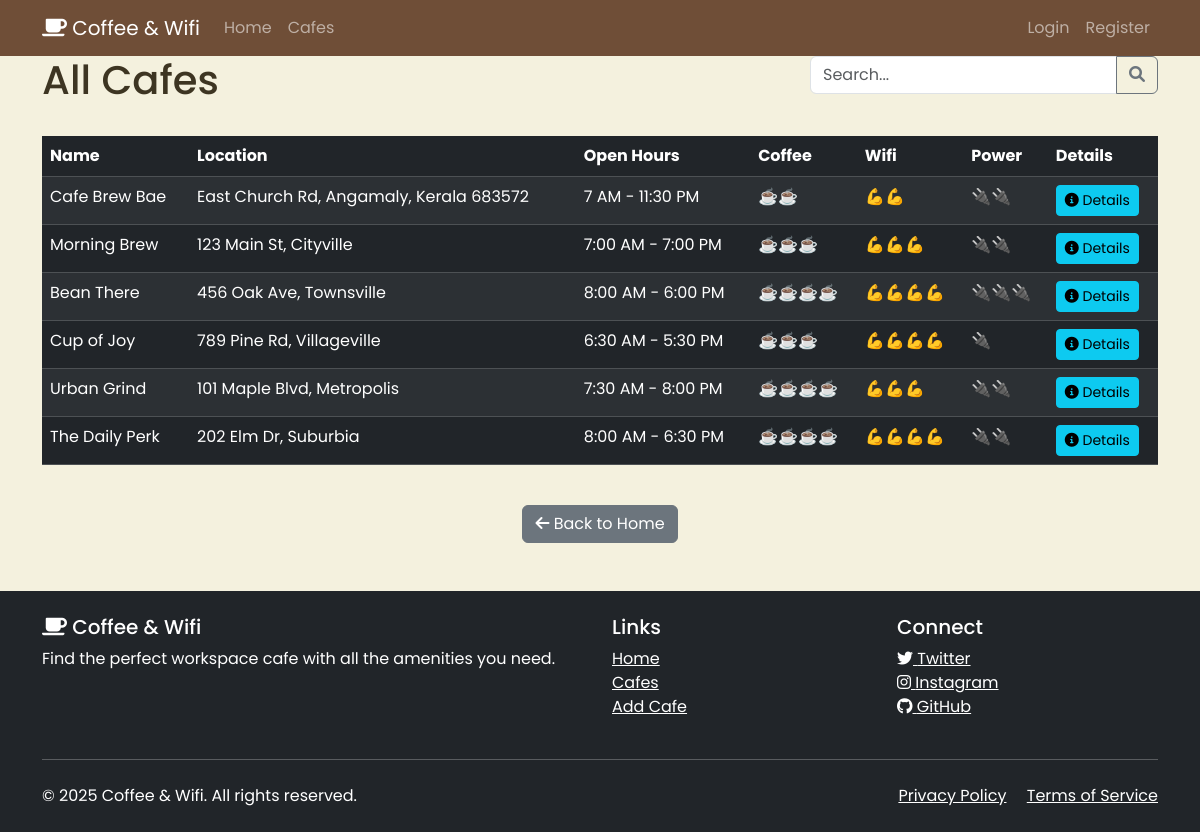
Screenshot of /cafes with the database file from the repository.
### main.py (models this page shows, shortened)
class Cafe(db.Model):
    __tablename__ = "cafes"
    id = db.Column(db.Integer, primary_key=True)
    name = db.Column(db.String(250), unique=True, nullable=False)
    location = db.Column(db.String(500), nullable=False)
    map_url = db.Column(db.String(500), nullable=False)
    open_time = db.Column(db.String(250), nullable=False)
    close_time = db.Column(db.String(250), nullable=False)
    coffee_rating = db.Column(db.String(250), nullable=False)
    wifi_rating = db.Column(db.String(250), nullable=False)
    power_rating = db.Column(db.String(250), nullable=False)
    seats = db.Column(db.String(250))
    can_take_calls = db.Column(db.Boolean, default=False)
    restroom = db.Column(db.Boolean, default=False)
    reviews = db.relationship("Review", back_populates="cafe")

### main.py (the view)
@app.route('/cafes')
def cafes():
    all_cafes = Cafe.query.all()
    return render_template('cafes.html', cafes=all_cafes, logged_in=current_user.is_authenticated)

### templates/cafes.html (shortened to what this page needs)
{% extends 'base.html' %}
{% block content %}
<div class="container">
    <div class="row mb-4">
        <div class="col-md-8">
            <h1>All Cafes</h1>
        </div>
        <div class="col-md-4 text-end">
            <form class="d-inline-block ms-2" action="{{ url_for('cafes') }}" method="GET">
                <div class="input-group">
                    <input type="text" class="form-control" placeholder="Search..." name="q" value="{{ request.args.get('q', '') }}">
                    <button class="btn btn-outline-secondary" type="submit">
                        <i class="fas fa-search"></i>
                    </button>
                </div>
            </form>
        </div>
    </div>
    <div class="row">
        <div class="col-12">
            <div class="table-responsive">
                <table class="table table-dark table-striped table-hover">
                    <thead>
                        <tr>
                            <th>Name</th>
                            <th>Location</th>
                            <th>Open Hours</th>
                            <th>Coffee</th>
                            <th>Wifi</th>
                            <th>Power</th>
                            <th>Details</th>
                        </tr>
                    </thead>
                    <tbody>
                        {% for cafe in cafes %}
                        <tr>
                            <td>{{ cafe.name }}</td>
                            <td>{{ cafe.location }}</td>
                            <td>{{ cafe.open_time }} - {{ cafe.close_time }}</td>
                            <td>{{ cafe.coffee_rating }}</td>
                            <td>{{ cafe.wifi_rating }}</td>
                            <td>{{ cafe.power_rating }}</td>
                            <td>
                                <a href="{{ url_for('show_cafe', cafe_id=cafe.id) }}" class="btn btn-sm btn-info">
                                    <i class="fas fa-info-circle"></i> Details
                                </a>
                            </td>
                        </tr>
                        {% endfor %}
                    </tbody>
                </table>
            </div>
        </div>
    </div>
    <div class="row mt-4">
        <div class="col-12 text-center">
            <a href="{{ url_for('home') }}" class="btn btn-secondary">
                <i class="fas fa-arrow-left"></i> Back to Home
            </a>
        </div>
    </div>
</div>
{% endblock %}

### templates/base.html (shortened to what this page needs)
<!DOCTYPE html>
<html lang="en">
  <head>
    {% block styles %}
    {{ bootstrap.load_css() }}
    <link rel="stylesheet" href="https://cdnjs.cloudflare.com/ajax/libs/font-awesome/6.0.0/css/all.min.css">
    <link rel="stylesheet" href="{{ url_for('static', filename='css/styles.css') }}">
    {% endblock %}
  </head>
  <body>
    <nav class="navbar navbar-expand-lg navbar-dark bg-dark">
      <div class="container">
        <a class="navbar-brand" href="{{ url_for('home') }}">
          <i class="fas fa-coffee"></i> Coffee & Wifi
        </a>
        <div class="collapse navbar-collapse" id="navbarNav">
          <ul class="navbar-nav me-auto">
            <li class="nav-item">
              <a class="nav-link" href="{{ url_for('home') }}">Home</a>
            </li>
            <li class="nav-item">
              <a class="nav-link" href="{{ url_for('cafes') }}">Cafes</a>
            </li>
          </ul>
          <ul class="navbar-nav">
            {% if logged_in %}
            <li class="nav-item dropdown">
              <a class="nav-link dropdown-toggle" href="#" id="navbarDropdown" role="button" data-bs-toggle="dropdown">
                <i class="fas fa-user-circle"></i> {{ current_user.name }}
              </a>
              <ul class="dropdown-menu dropdown-menu-dark">
                <li><a class="dropdown-item" href="#">My Profile</a></li>
                <li><a class="dropdown-item" href="#">My Reviews</a></li>
                <li><hr class="dropdown-divider"></li>
                <li><a class="dropdown-item" href="{{ url_for('logout') }}">Logout</a></li>
              </ul>
            </li>
            {% else %}
            <li class="nav-item">
              <a class="nav-link" href="{{ url_for('login') }}">Login</a>
            </li>
            <li class="nav-item">
              <a class="nav-link" href="{{ url_for('register') }}">Register</a>
            </li>
            {% endif %}
          </ul>
        </div>
      </div>
    </nav>
    {% block content %}{% endblock %}
    <footer class="bg-dark text-white py-4 mt-5">
      <div class="container">
        <div class="row">
          <div class="col-md-6">
            <h5><i class="fas fa-coffee"></i> Coffee & Wifi</h5>
            <p class="mb-0">Find the perfect workspace cafe with all the amenities you need.</p>
          </div>
          <div class="col-md-3">
            <h5>Links</h5>
            <ul class="list-unstyled">
              <li><a href="{{ url_for('home') }}" class="text-white">Home</a></li>
              <li><a href="{{ url_for('cafes') }}" class="text-white">Cafes</a></li>
              <li><a href="{{ url_for('add_cafe') }}" class="text-white">Add Cafe</a></li>
            </ul>
          </div>
          <div class="col-md-3">
            <h5>Connect</h5>
            <ul class="list-unstyled">
              <li><a href="#" class="text-white"><i class="fab fa-twitter"></i> Twitter</a></li>
              <li><a href="#" class="text-white"><i class="fab fa-instagram"></i> Instagram</a></li>
              <li><a href="#" class="text-white"><i class="fab fa-github"></i> GitHub</a></li>
            </ul>
          </div>
        </div>
        <hr class="my-4 bg-secondary">
        <div class="row">
          <div class="col-md-6">
            <p class="mb-0">&copy; 2025 Coffee & Wifi. All rights reserved.</p>
          </div>
          <div class="col-md-6 text-md-end">
            <a href="#" class="text-white me-3">Privacy Policy</a>
            <a href="#" class="text-white">Terms of Service</a>
          </div>
        </div>
      </div>
    </footer>
  </body>
</html>

### static/css/styles.css (style rules this page uses)
:root { --primary: #6F4E37; --secondary: #C9A66B; --accent: #E3B23C; --light: #F4F1DE; --dark: #3D3522; }
body { background-color: var(--light); color: var(--dark); font-family: 'Poppins', sans-serif; }
.navbar { background-color: var(--primary) !important; }

### rows the page displays
Cafe: name "Cafe Brew Bae", location "East Church Rd, Angamaly, Kerala 683572", open_time "7 AM", close_time "11:30 PM", coffee_rating "☕️☕️", wifi_rating "💪💪", power_rating "🔌🔌"
Cafe: name "Morning Brew", location "123 Main St, Cityville", open_time "7:00 AM", close_time "7:00 PM", coffee_rating "☕️☕️☕️", wifi_rating "💪💪💪", power_rating "🔌🔌"
Cafe: name "Bean There", location "456 Oak Ave, Townsville", open_time "8:00 AM", close_time "6:00 PM", coffee_rating "☕️☕️☕️☕️", wifi_rating "💪💪💪💪", power_rating "🔌🔌🔌"
Cafe: name "Cup of Joy", location "789 Pine Rd, Villageville", open_time "6:30 AM", close_time "5:30 PM", coffee_rating "☕️☕️☕️", wifi_rating "💪💪💪💪", power_rating "🔌"
Cafe: name "Urban Grind", location "101 Maple Blvd, Metropolis", open_time "7:30 AM", close_time "8:00 PM", coffee_rating "☕️☕️☕️☕️", wifi_rating "💪💪💪", power_rating "🔌🔌"
Cafe: name "The Daily Perk", location "202 Elm Dr, Suburbia", open_time "8:00 AM", close_time "6:30 PM", coffee_rating "☕️☕️☕️☕️", wifi_rating "💪💪💪💪", power_rating "🔌🔌"
